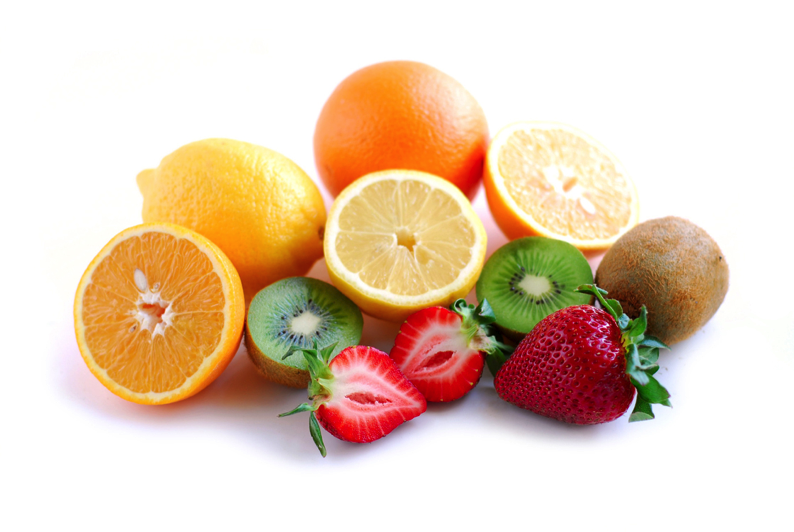
%> input picture octave/images/fruit.png, 794 x 532 px
$ octave ColorPlane.m   (GNU Octave 9; MATLAB toolbox functions it lacks are replaced by stand-ins)
%> lines starting %> are read from the running program, lines starting %| are printed output that depends on the picture
% Color planes
img = imread('images/fruit.png');
%> img is the input picture: size 532x794x3 uint8; mean R, G, B 230, 207.1, 185.3
imshow(img);
disp(size(img));
%|    532   794     3
pause();

% TODO: Select a color plane, display it,
%inspect values from a row
img_red= img(:,:,1);
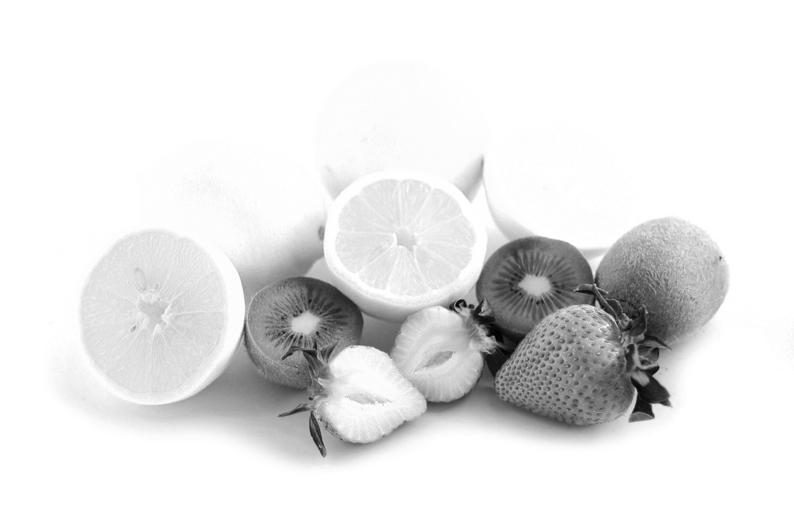
%> img_red: size 532x794 uint8; min 0, max 255, mean 230
imshow(img_red);
disp(size(img_red));
%|    532   794
pause();
plot(img_red(150,:));
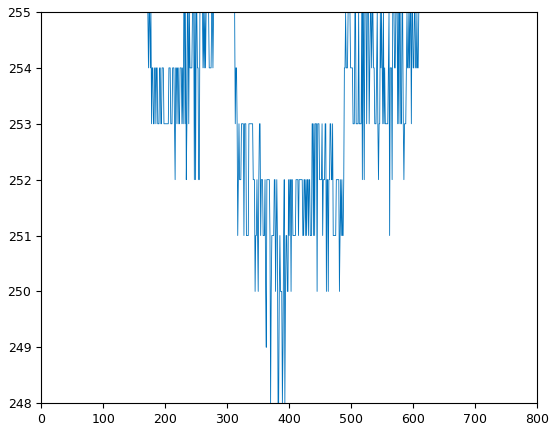
%> figure redrawn from the program's plot data; curve peaks at x = 1, y = 255
pause();

$ run again, with octave/images/dolphin.png copied over octave/images/fruit.png
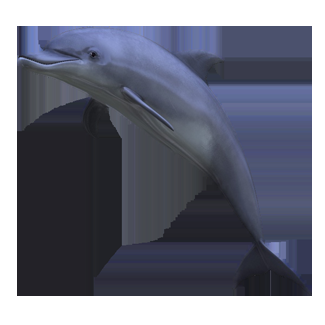
%> input picture octave/images/dolphin.png, 325 x 325 px
%> img is the input picture: size 325x325x3 uint8; mean R, G, B 111.2, 114.1, 128
%|    325   325     3
%> `img_red= img(:,:,1);`:
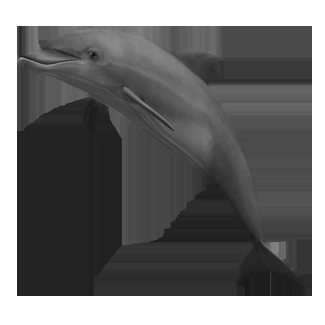
%> img_red: size 325x325 uint8; min 11, max 255, mean 111.2
%|    325   325
%> `plot(img_red(150,:));`:
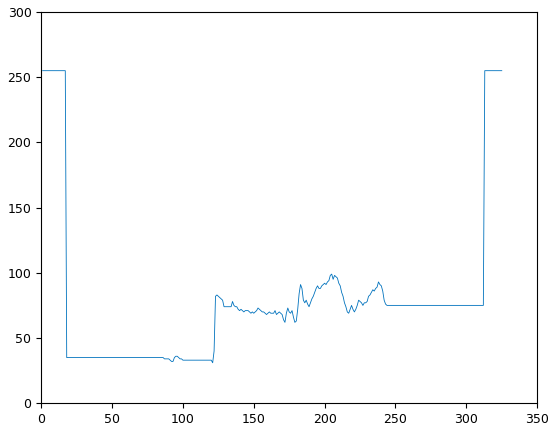
%> figure redrawn from the program's plot data; curve peaks at x = 1, y = 255
